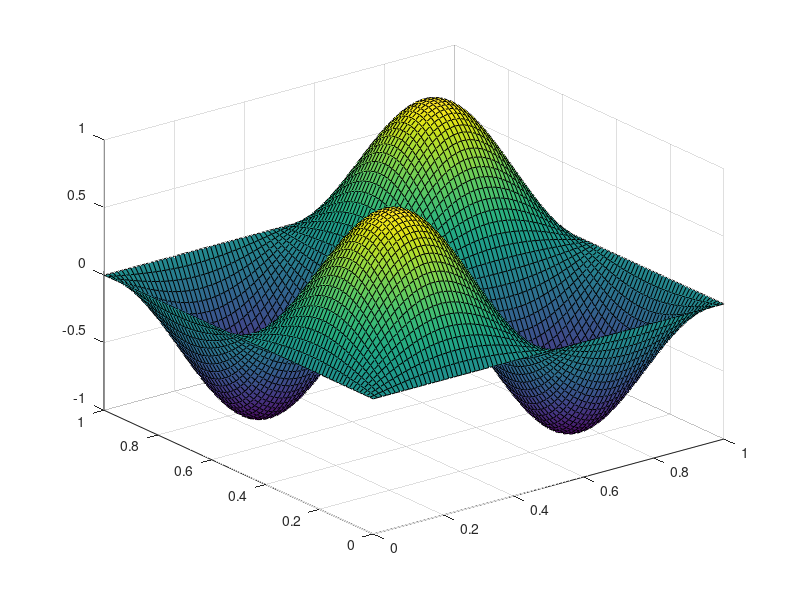

Here is the MATLAB script that generated this plot: (Note: this script raises an error after producing the figure.)
clear; close all;

% Creates a 2D Mesh to plot surface
x=linspace(0,1,80);
[X,Y] = meshgrid(x,x);

N=100; % Number of frames
for i = 1:N
    % Example of plot
    Z = sin(2*pi*(X-i/N)).*sin(2*pi*(Y-i/N));
    surf(X,Y,Z)

    % Store the frame
    M(i)=getframe(gcf); % leaving gcf out crops the frame in the movie.
end
% Output the movie as an avi file
movie2avi(M,'WaveMovie.avi');